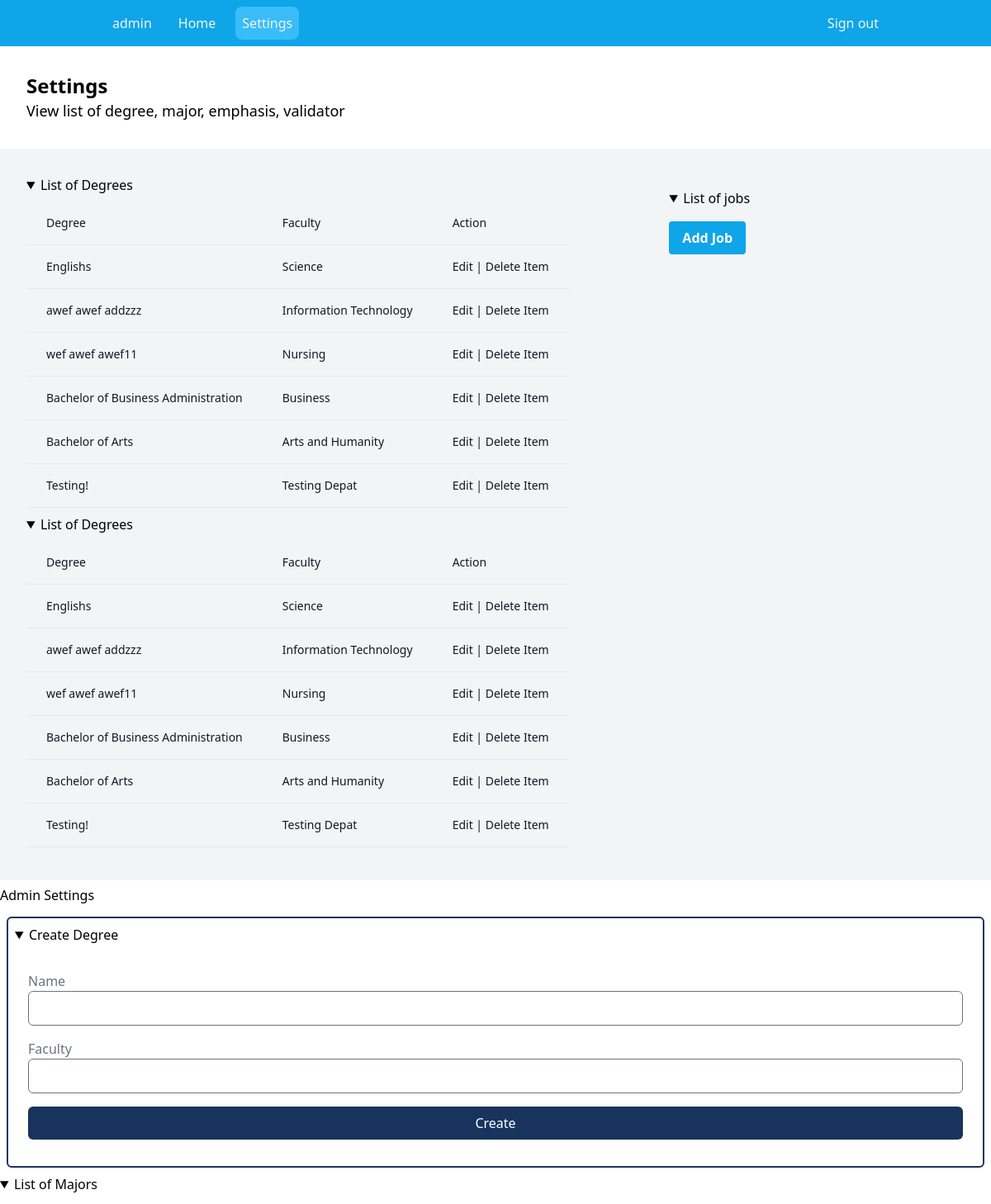
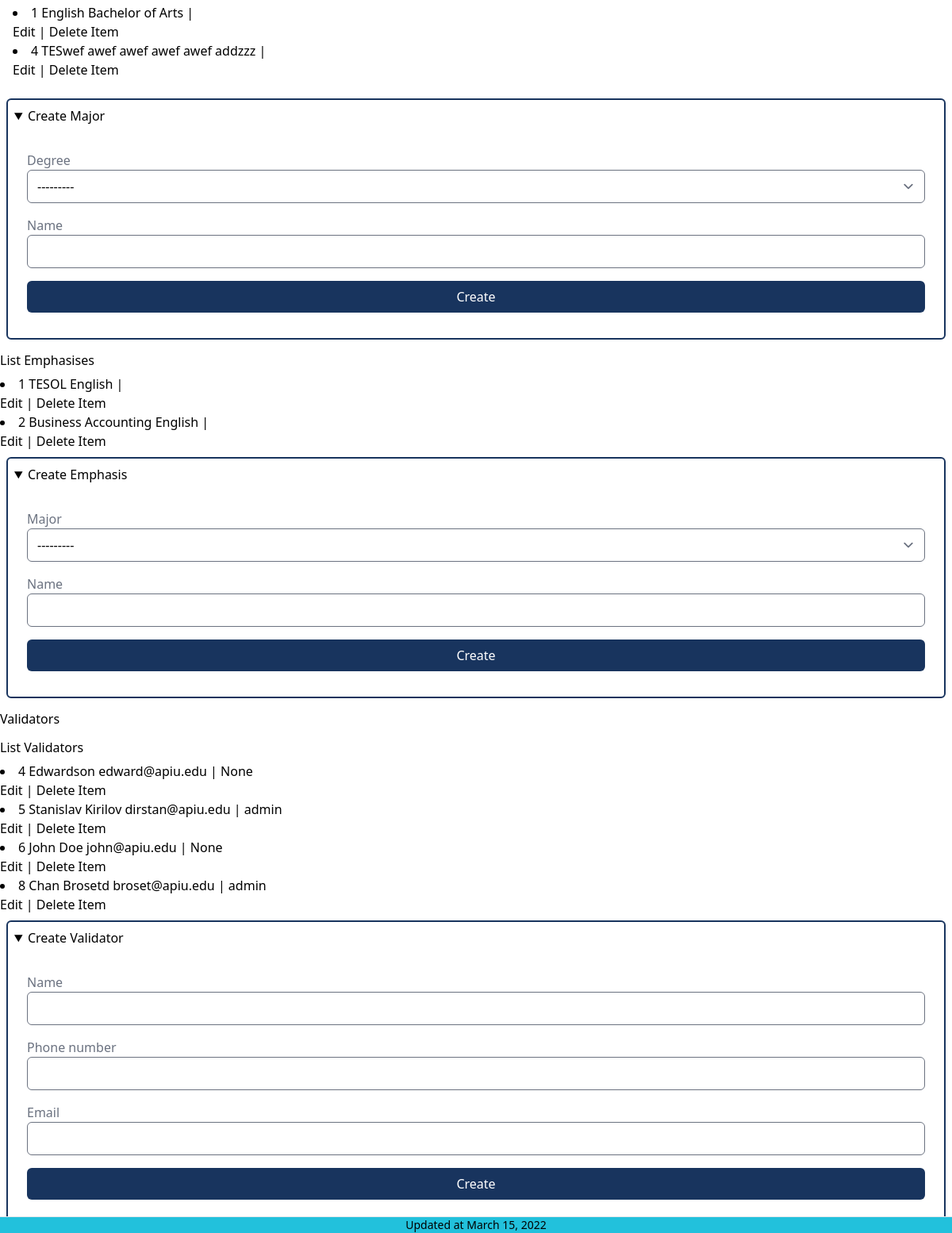
The app's page /manager/settings (signed in) with its own data (2 pictures, top to bottom).
### spapp/models.py (models this page shows, shortened)
class Degree(models.Model):
    name = models.CharField(max_length=40)
    faculty = models.CharField(max_length=50)
    """ the __str__ function overides the name of an object and displays it as a string """
    def __str__(self):
        return f"{self.name}"

class Major(models.Model):
    degree = models.ForeignKey(Degree, on_delete=models.CASCADE)
    name = models.CharField(max_length=30)
    def __str__(self):
        return f"{self.name}"

class Emphasis(models.Model):
    major = models.ForeignKey(Major, on_delete=models.CASCADE)
    name = models.CharField(max_length=30)

class Validator(models.Model):
    name = models.CharField(max_length=50)
    phone_number = models.CharField(max_length=50)
    email = models.CharField(max_length=50)
    verified = models.BooleanField(default=False)
    created_by = models.ForeignKey(User, null=True, on_delete=models.SET_NULL)

### spapp/views.py (the view, shortened to what this page needs)
# urls.py: path("manager/settings", views.AdminSettings.as_view(), name="manager_settings"),
@method_decorator(decorators, name='dispatch')
class AdminSettings(LoginRequiredMixin, generic.TemplateView):
    login_url = "spapp:login"
    template_name = "pages/manager/settings.html"
    form_degree = DegreeForm
    form_major = MajorForm
    form_emphasis = EmphasisForm
    form_validator = ValidatorForm
    def get_context_data(self, **kwargs):
        context = super().get_context_data(**kwargs)
        try:
            context = {
                'degrees': Degree.objects.all(),
                'majors': Major.objects.all(),
                'emphasises': Emphasis.objects.all(),
                'validators': Validator.objects.all(),
                'form_degree': self.form_degree(),
                'form_major': self.form_major(),
                'form_emphasis': self.form_emphasis(),
                'form_validator': self.form_validator()
            }
            return context
        except:
            messages.add_message(
                self.request, messages.WARNING, "You are not a student")
            return context

### spapp/forms.py
class DegreeForm(forms.ModelForm):
    class Meta:
        model = Degree
        fields = '__all__'

class MajorForm(forms.ModelForm):
    class Meta:
        model = Major
        fields = '__all__'

### theme/templates/pages/manager/settings.html (shortened to what this page needs)
{% extends 'components/manager/layout.html' %}
{% block content %}
  <section class="py-8 px-4 md:px-8 xl:px-48  flex justify-between  gap-4 flex-col lg:flex-row ">
    <div>
      <p class="text-xl md:text-2xl xl:text-3xl font-bold">Settings</p>
      <span class="text-lg">View list of degree, major, emphasis, validator</span>
    </div>
  </section>
<section class="py-8 px-4 md:px-8 xl:px-48 bg-gray-100 flex justify-between  gap-4 flex-col lg:flex-row ">
  <div class="w-full lg:w-2/3 ">
  {% include 'components/manager/degree/list.html' with title="Degrees" data=degrees %}
  {% include 'components/manager/degree/list.html' with title="Degrees" data=degrees %}
      </div>
  <div class="w-auto lg:w-1/3 p-4">
{% include 'components/manager/job/list.html' with title="jobs" data=jobs %}
            <button class="bg-sky-500 hover:bg-sky-700 text-white font-bold py-2 px-4 rounded" onClick="handleCreateDegree()">
              Add Job
            </button>
  </div>
</section>
<h1> Admin Settings </h1>
{% include 'components/manager/create_form.html' with form=form_degree title="Create Degree" url="/manager/create/degree" %}
{% include 'components/manager/major/list.html' with title="Majors" data=majors %}
{% include 'components/manager/create_form.html' with form=form_major title="Create Major" url="/manager/create/major" %}
{% include 'components/manager/emphasis/list.html' with title="Emphasises" data=emphasises %}
{% include 'components/manager/create_form.html' with form=form_emphasis title="Create Emphasis" url="/manager/create/emphasis" %}
<h2> Validators </h2>
{% include 'components/manager/validator/list.html' with title="Validators" data=validators %}
{% include 'components/manager/create_form.html' with form=form_validator title="Create Validator" url="/manager/create/validator" %}
{% endblock %}

### theme/templates/components/manager/header.html (shortened to what this page needs)
{% with home="/manager" settings="/manager/settings" rp=request.get_full_path %}
<div class="px-16 md:px-32 xl:px-48 bg-sky-500 py-2 flex justify-between w-full text-gray-100">
  <div class="flex gap-4">
    <a class="p-2">{{ user }}</a>
    <a class='p-2 {% if rp == home %} bg-sky-400 rounded-lg  {% endif %}' href="{{ home }}"> Home </a>
    <a class='p-2 {% if rp == settings %} bg-sky-400 rounded-lg  {% endif %}' href="{{ settings }}"> Settings </a>
  </div>
  <a href="{% url 'spapp:logout' %}" class="p-2 rounded-lg hover:bg-red "> Sign out </a>
</div>
{% endwith %}

### theme/templates/components/manager/degree/list.html (shortened to what this page needs)
<details open>
  <summary> List of {{ title }} </summary>
  <div class="flex flex-col">
    <div class="overflow-x-auto sm:-mx-6 lg:-mx-8">
      <div class="py-2 inline-block min-w-full sm:px-6 lg:px-8">
        <div class="overflow-hidden">
          <table class="w-auto">
            <thead class="border-b">
              <tr>
                <th scope="col" class="text-sm font-medium text-gray-900 px-6 py-4 text-left">
                  Degree
                </th>
                <th scope="col" class="text-sm font-medium text-gray-900 px-6 py-4 text-left">
                  Faculty
                </th>
                <th scope="col" class="text-sm font-medium text-gray-900 px-6 py-4 text-left">
                  Action
                </th>
              </tr>
            </thead>
            <tbody>
              {% for item in data %}
              <tr class="border-b">
                <td class="px-6 py-4 whitespace-nowrap text-sm font-medium text-gray-900">{{ item.name }}</td>
                <td class="text-sm text-gray-900 font-light px-6 py-4 whitespace-nowrap">
                  {{ item.faculty }}
                </td>
                <td class="text-sm text-gray-900 font-light px-6 py-4 whitespace-nowrap" id="deg-{{ item.pk }}">
                  <button onClick=edit_degree("{{ item.pk }}")> Edit </button> |
                  <button onClick=delete_degree("{{ item.pk}}")>Delete Item</button>
                </td>
              </tr>
              {% endfor %}
            </tbody>
          </table>
        </div>
      </div>
    </div>
  </div>
</details>

### theme/templates/components/manager/major/list.html (shortened to what this page needs)
<details open>
  <summary> List of {{ title }} </summary>
  <div class="p-4">
    {% for item in data %}
    <li>{{ item.pk }} {{ item.name }} {{ item.degree }} |
      <div id="maj-{{ item.pk }}">
        <button onClick=edit_major("{{ item.pk }}")> Edit </button> |
        <button onClick=delete_major("{{ item.pk}}")>Delete Item</button>
      </div>
    </li>
    {% endfor %}
  </div>
</details>

### theme/templates/components/manager/emphasis/list.html (shortened to what this page needs)
<h1> List {{ title }} </h1>
{% for item in data %}
<li>{{ item.pk }} {{ item.name }} {{ item.major }} |
  <div id="emp-{{ item.pk }}">
    <button onClick=edit_emphasis("{{ item.pk }}")> Edit </button> |
    <button onClick=delete_emphasis("{{ item.pk}}")>Delete Item</button>
  </div>
</li>
{% endfor %}

### theme/templates/components/manager/validator/list.html (shortened to what this page needs)
<h1> List {{ title }} </h1>
{% for item in data %}
<li>{{ item.pk }} {{ item.name }} {{ item.email }} | {{ item.created_by }}
  <div id="val-{{ item.pk }}">
    <button onClick=edit_validator("{{ item.pk }}")> Edit </button> |
    <button onClick=delete_validator("{{ item.pk}}")>Delete Item</button>
  </div>
</li>
{% endfor %}

### records on screen
Degree: name "Englishs", faculty "Science"
Degree: name "awef awef addzzz", faculty "Information Technology"
Degree: name "wef awef awef11", faculty "Nursing"
Degree: name "Bachelor of Business Administration", faculty "Business"
Degree: name "Bachelor of Arts", faculty "Arts and Humanity"
Degree: name "Testing!", faculty "Testing Depat"
Major: pk "1", name "English", degree "Bachelor of Arts"
Major: pk "4", name "TESwef awef awef", degree "awef awef addzzz"
Emphasis: pk "1", name "TESOL", major "English"
Emphasis: pk "2", name "Business Accounting", major "English"
Validator: pk "4", name "Edwardson", email "edward@apiu.edu", created_by "None"
Validator: pk "5", name "Stanislav Kirilov", email "dirstan@apiu.edu", created_by "admin"
Validator: pk "6", name "John Doe", email "john@apiu.edu", created_by "None"
Validator: pk "8", name "Chan Brosetd", email "broset@apiu.edu", created_by "admin"

### other values on screen
{{ user }} "admin"
{{ title }} "Degrees Degrees"
{{ title }} "jobs"
{{ title }} "Create Degree Create Major Create Emphasis Create Validator"
{{ field.label }} "Name" "Faculty" "Degree" "Name" "Major" "Name" "Name" "Phone number" "Email"
{{ title }} "Majors"
{{ title }} "Emphasises"
{{ title }} "Validators"
